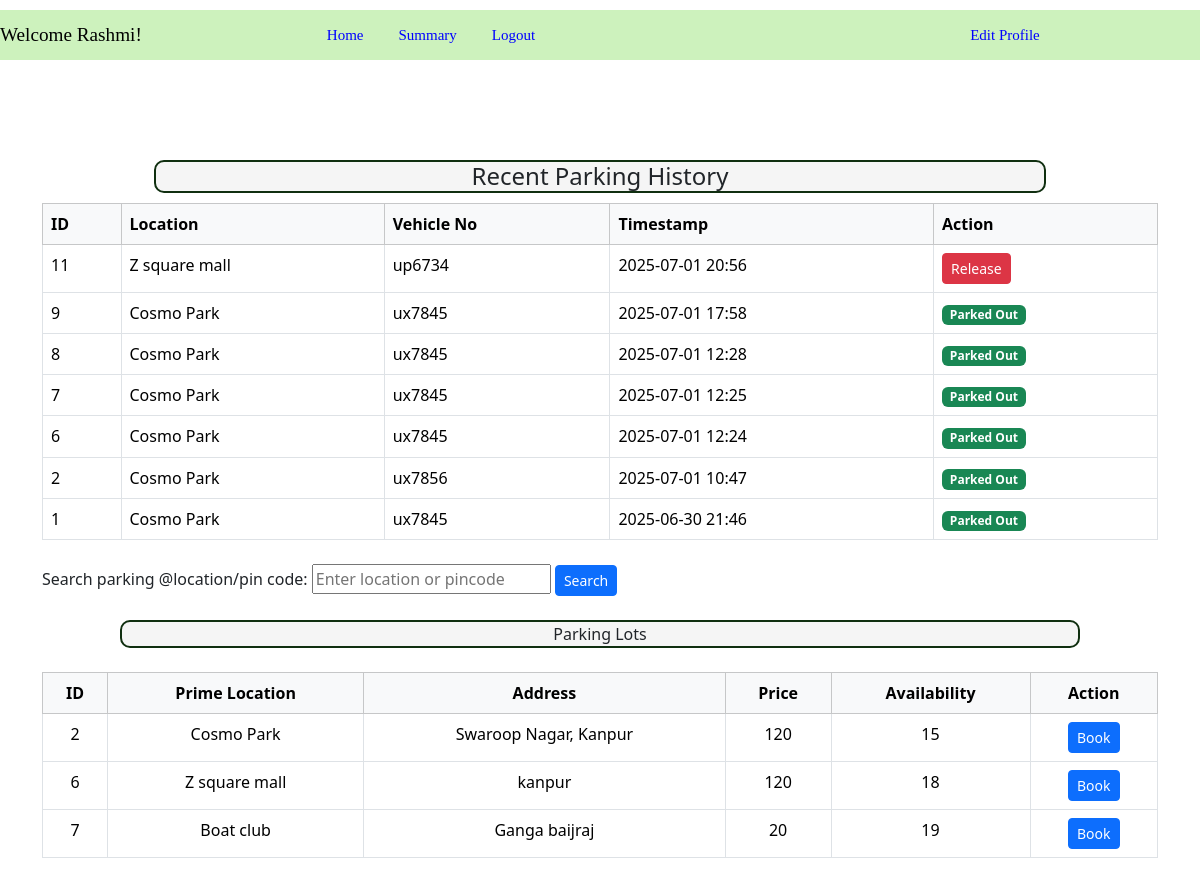
/Udashboard (signed in), run on the app's committed database.
### application/models.py (models this page shows)
class ParkingLot(db.Model):
    __tablename__ = 'parking_lot'
    lot_id = db.Column(db.Integer, primary_key=True)
    prime_location = db.Column(db.String(100), nullable=False)
    price = db.Column(db.Integer, nullable=False)  # price per hour
    address = db.Column(db.String(200), nullable=False)
    pincode = db.Column(db.Integer, nullable=False)
    max_spots = db.Column(db.Integer, nullable=False)
    spots = db.relationship('ParkingSpot', backref='lot', lazy=True)

class ReserveParkingSpot(db.Model):
    __tablename__ = 'reserve_parking_spot'
    res_spot_id = db.Column(db.Integer, primary_key=True)
    user_id = db.Column(db.Integer, db.ForeignKey('user.user_id'), nullable=False)
    spot_id = db.Column(db.Integer, db.ForeignKey('parking_spot.spot_id'), nullable=False)
    vehicle_no = db.Column(db.String(20), nullable=False)
    parking_time = db.Column(db.DateTime, nullable=False)
    leaving_time = db.Column(db.DateTime, nullable=True)
    parking_cost_unit_time = db.Column(db.Integer, nullable=False)

### application/controller.py (the view)
@app.route("/Udashboard")
def Udashboard():
    user_id = session.get("user_id")
    search_term = request.args.get("search", "").strip()
    lot_query = ParkingLot.query
    if search_term:
        if search_term.isdigit():
            lot_query = lot_query.filter(ParkingLot.pincode == int(search_term))
        else:
            lot_query = lot_query.filter(ParkingLot.prime_location.ilike(f"%{search_term}%"))
    filtered_lots = lot_query.all()
    lots = []
    for lot in filtered_lots:
        total_spots = ParkingSpot.query.filter_by(lot_id=lot.lot_id).count()
        occupied_spots = ParkingSpot.query.filter(
            ParkingSpot.lot_id == lot.lot_id,
            ParkingSpot.status == "occupied"
        ).count()
        available_spots = total_spots - occupied_spots
        lots.append({
            "lot_id": lot.lot_id,
            "prime_location": lot.prime_location,
            "address": lot.address,
            "pincode": lot.pincode,
            "price": lot.price,
            "available_spots": available_spots
        })
    reservations_query = (
        db.session.query(
            ReserveParkingSpot,
            ParkingLot
        )
        .join(ParkingSpot, ReserveParkingSpot.spot_id == ParkingSpot.spot_id)
        .join(ParkingLot, ParkingSpot.lot_id == ParkingLot.lot_id)
        .filter(ReserveParkingSpot.user_id == user_id)
        .order_by(ReserveParkingSpot.parking_time.desc())
    )
    reservations = []
    for r, lot in reservations_query:
        reservations.append({
            "res_spot_id": r.res_spot_id,
            "location": lot.prime_location,
            "vehicle_no": r.vehicle_no,
            "parking_time": r.parking_time.strftime("%Y-%m-%d %H:%M"),
            "is_active": r.leaving_time is None
        })
    return render_template(
        "Udashboard.html",
        lots=lots,
        reservations=reservations
    )

### templates/Udashboard.html (shortened to what this page needs)
<!DOCTYPE html>
<html lang="en">
<head>
    <link href="https://cdn.jsdelivr.net/npm/bootstrap@5.3.6/dist/css/bootstrap.min.css" rel="stylesheet">
    <link rel="stylesheet" href="/static/style.css">
</head>
<body>
<nav class="Adashbox">
    <span class="nav-link" style="padding-right: 150px; font-size: larger; color: black;">
        Welcome {{ session.get('user_name') }}!
    </span>
    <a class="nav-link" href="{{ url_for('Udashboard') }}">Home</a>
    <a class="nav-link" href="{{ url_for('UdashSummary') }}">Summary</a>
    <a class="nav-link" href="{{ url_for('logout') }}">Logout</a>
    <a class="nav-link" style="padding-left: 400px;" href="{{ url_for('Ueditprofile') }}">Edit Profile</a>
</nav>
<div class="container my-4">
    <h4 class="heading-box">Recent Parking History</h4>
    <table class="table table-bordered">
        <thead class="table-light">
            <tr>
                <th>ID</th>
                <th>Location</th>
                <th>Vehicle No</th>
                <th>Timestamp</th>
                <th>Action</th>
            </tr>
        </thead>
        <tbody>
            {% for r in reservations %}
            <tr>
                <td>{{ r.res_spot_id }}</td>
                <td>{{ r.location }}</td>
                <td>{{ r.vehicle_no }}</td>
                <td>{{ r.parking_time }}</td>
                <td>
                    {% if r.is_active %}
                    <a href="{{ url_for('Ureleaseparkingspot', res_id=r.res_spot_id) }}" class="btn btn-danger btn-sm">Release</a>
                    {% else %}
                    <span class="badge bg-success">Parked Out</span>
                    {% endif %}
                </td>
            </tr>
            {% endfor %}
        </tbody>
    </table>
</div>
<div class="container my-4">
    <form method="get" action="{{ url_for('Udashboard') }}">
        <label>Search parking @location/pin code:</label>
        <input type="text" name="search" placeholder="Enter location or pincode" value="{{ request.args.get('search','') }}">
        <button type="submit" class="btn btn-primary btn-sm">Search</button>
    </form>
</div>
<div class="heading-box center">Parking Lots</div>
<div class="container my-4">
    <table class="table table-bordered table-hover">
        <thead class="table-light">
            <tr class="text-center">
                <th>ID</th>
                <th>Prime Location</th>
                <th>Address</th>
                <th>Price</th>
                <th>Availability</th>
                <th>Action</th>
            </tr>
        </thead>
        <tbody>
            {% for lot in lots %}
            <tr class="text-center">
                <td>{{ lot.lot_id }}</td>
                <td>{{ lot.prime_location }}</td>
                <td>{{ lot.address }}</td>
                <td>{{ lot.price }}</td>
                <td>{{ lot.available_spots }}</td>
                <td>
                    {% if lot.available_spots > 0 %}
                    <a href="{{ url_for('Ubookparkingspot', lot_id=lot.lot_id) }}" class="btn btn-primary btn-sm">Book</a>
                    {% else %}
                    <span class="badge bg-danger">Full</span>
                    {% endif %}
                </td>
            </tr>
            {% endfor %}
        </tbody>
    </table>
</div>
</body>
</html>

### static/style.css (style rules this page uses)
.center { text-align: center; }
a { text-decoration: none; color:darkslategrey; }
.heading-box { text-align: center; border: 2px solid rgb(16, 47, 16); width: 80%; border-radius: 10px; margin: auto; margin-bottom: 10px; background-color: whitesmoke; }
.Adashbox { margin-top: 10px; margin-bottom: 100px; height: 50px; width: 100%; padding-right: 20px; font-family: cursive; display: flex; align-items: center; gap: 35px; background-color: rgb(205,242,189); }
.nav-link { color: blue; font-family: 'Times New Roman', Times, serif; font-size: 15px; }

### data on the page
ParkingLot: location "Z square mall", lot_id "6", prime_location "Z square mall", address "kanpur", price "120", available_spots "18"
ReserveParkingSpot: vehicle_no "up6734"
ParkingLot: location "Cosmo Park" "Cosmo Park" "Cosmo Park" "Cosmo Park" "Cosmo Park" "Cosmo Park", lot_id "2", prime_location "Cosmo Park", address "Swaroop Nagar, Kanpur", price "120", available_spots "15"
ReserveParkingSpot: vehicle_no "ux7845"
ReserveParkingSpot: vehicle_no "ux7845"
ReserveParkingSpot: vehicle_no "ux7845"
ReserveParkingSpot: vehicle_no "ux7845"
ReserveParkingSpot: vehicle_no "ux7856"
ReserveParkingSpot: vehicle_no "ux7845"
ParkingLot: lot_id "7", prime_location "Boat club", address "Ganga baijraj", price "20", available_spots "19"

### other printed values
{{ session.get('user_name') }} "Rashmi"
{{ r.res_spot_id }} "11" "9" "8" "7" "6" "2" "1"
{{ r.parking_time }} "2025-07-01 20:56" "2025-07-01 17:58" "2025-07-01 12:28" "2025-07-01 12:25" "2025-07-01 12:24" "2025-07-01 10:47" "2025-06-30 21:46"
